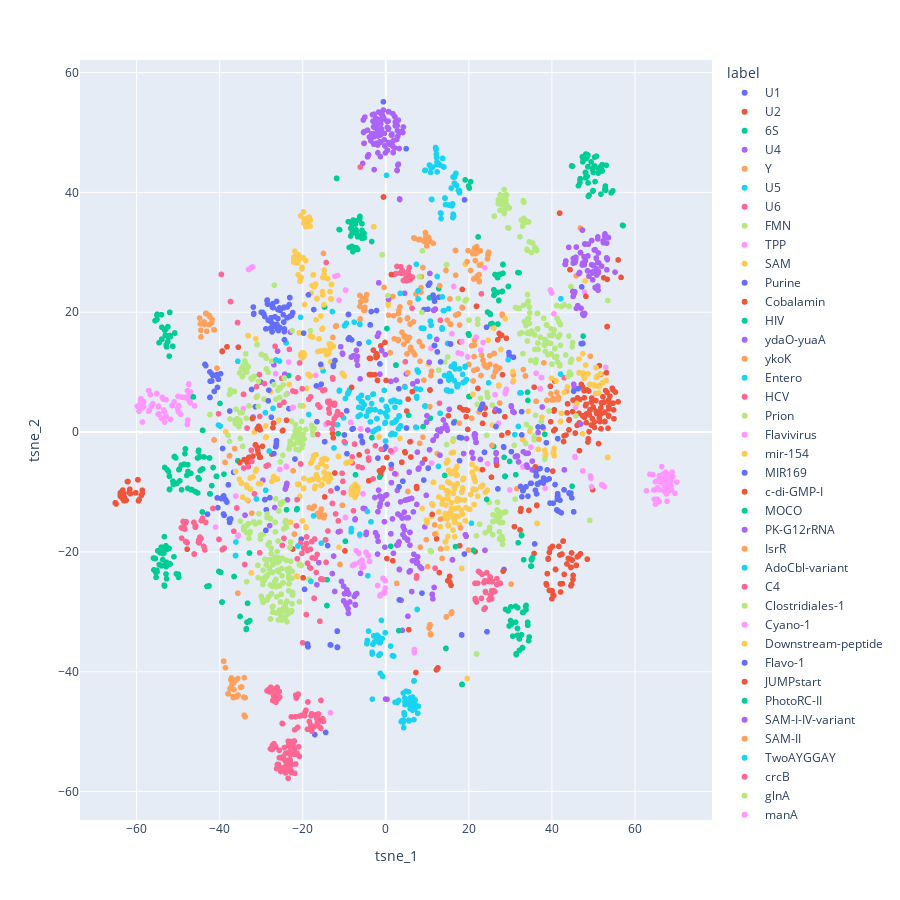

Here is the notebook cell this chart was saved with:
### Markdown cell above
## 2.3. Visualize representation with tsne

### Code cell
# Visualize MFE
from sklearn.manifold import TSNE
import matplotlib.pyplot as plt
import seaborn as sns

X_embedded = TSNE(n_components=2, learning_rate='auto',
                  init='random', perplexity=50).fit_transform(matnmSeq_testing_set_mfe_structure)

tsne_result_df = pd.DataFrame({'tsne_1': X_embedded[:,0],
                               'tsne_2': X_embedded[:,1],
                               'label': rna_testing_set_validated_structure['family']})
import plotly.express as px
fig = px.scatter(tsne_result_df, x="tsne_1", y="tsne_2", color="label",width=900, height=900)
fig.show()
